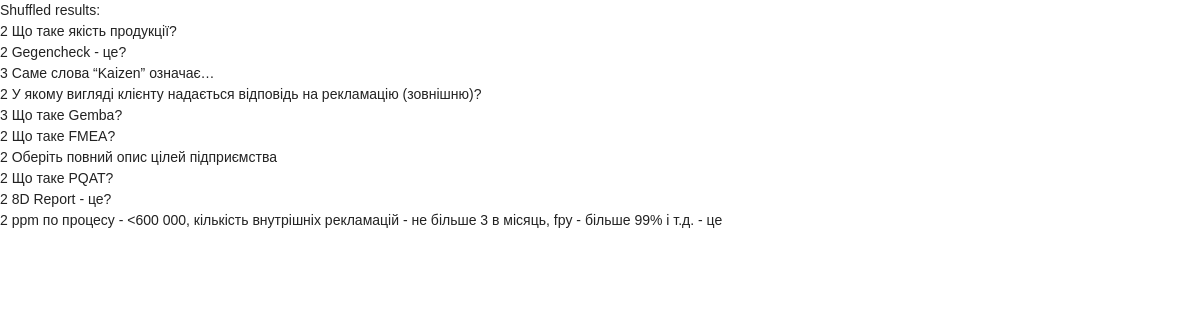
Page /test.php on the committed database.
### tables this page shows
CREATE TABLE IF NOT EXISTS `test_questions` (
  `id` int(11) NOT NULL AUTO_INCREMENT,
  `category` int(11) DEFAULT NULL,
  `pytannya` text,
  `variant_1` text,
  `variant_2` text,
  `variant_3` text,
  `variant_4` text,
  `vidpovid` tinyint(4) DEFAULT NULL,
  `img` int(11) DEFAULT NULL,
  PRIMARY KEY (`id`)
);

### www/test.php (the view, shortened to what this page needs)
<?php include 'config.php'; include 'conf.php';
$r = $connection->query("SELECT count(*) FROM test_questions WHERE category = 1");
$d = mysqli_fetch_row($r);
$rand = mt_rand(0,$d[0] - 1);
$rnd = $connection->query("SELECT * FROM test_questions LIMIT $rand, 10");
$array = array();
while ($row = mysqli_fetch_assoc ($rnd)){
$array[] = $row;
}
shuffle($array);
    foreach ($array as $result) {
        echo $result['category'] . ' ' . $result['pytannya'] . '<br>';
    }
?>

### www/config.php (shortened to what this page needs)
<link rel="stylesheet" type="text/css" href="lib/dist/semantic.min.css">
<link rel="stylesheet" type="text/css" href="styles/style.css">
<link rel="stylesheet" type="text/css" href="lib/datatable/dataTables.semanticui.min.css">
<link href="lib/nprogress/nprogress.css" rel="stylesheet">

### rows in the picture
test_questions: category "2", pytannya "Що таке якість продукції?"
test_questions: category "2", pytannya "Gegencheck - це?"
test_questions: category "3", pytannya "Саме слова “Kaizen” означає…"
test_questions: category "2", pytannya "У якому вигляді клієнту надається відповідь на рекламацію (зовнішню)?"
test_questions: category "3", pytannya "Що таке Gemba?"
test_questions: category "2", pytannya "Що таке FMEA?"
test_questions: category "2", pytannya "Оберіть повний опис цілей підприємства"
test_questions: category "2", pytannya "Що таке PQAT?"
test_questions: category "2", pytannya "8D Report - це?"
test_questions: category "2", pytannya "ppm по процесу - <600 000, кількість внутрішніх рекламацій - не більше 3 в місяць, fpy - більше 99% і т.д. - це"
